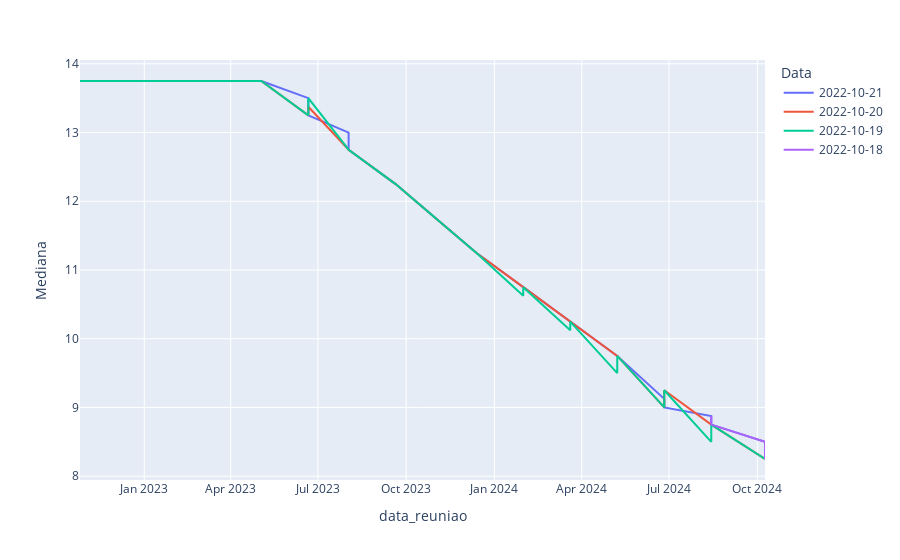

The code cell stored with this chart in its notebook:
### Code cell
# Gráfico iterativo utilizando o plotly
fig=px.line(df_selic,x='data_reuniao',y='Mediana', color='Data')
# Gerando arquivo com o resultado
# plotly.offline.plot(fig, show_link = True,filename=f'./output/IPCA_forcast.html')
fig.show()

### Figure 1 — Plotly figure (JSON) as saved in the notebook; plotly's stock layout.template omitted (floating-point values rounded to 4 significant figures)
{"data": [{"hovertemplate": "Data=2022-10-21<br>data_reuniao=%{x}<br>Mediana=%{y}<extra></extra>", "legendgroup": "2022-10-21", "line": {"color": "#636efa", "dash": "solid"}, "marker": {"symbol": "circle"}, "mode": "lines", "name": "2022-10-21", "orientation": "v", "showlegend": true, "type": "scatter", "x": ["2022-10-26", "2022-10-26", "2022-12-07", "2022-12-07", "2023-02-01", "2023-02-01", "2023-03-22", "2023-03-22", "2023-05-03", "2023-05-03", "2023-06-21", "2023-06-21", "2023-08-02", "2023-08-02", "2023-09-20", "2023-09-20", "2023-11-01", "2023-11-01", "2023-12-13", "2023-12-13", "2024-01-31", "2024-01-31", "2024-03-20", "2024-03-20", "2024-05-08", "2024-05-08", "2024-06-26", "2024-06-26", "2024-08-14", "2024-08-14", "2024-10-09", "2024-10-09"], "xaxis": "x", "y": [13.75, 13.75, 13.75, 13.75, 13.75, 13.75, 13.75, 13.75, 13.75, 13.75, 13.5, 13.25, 13, 12.75, 12.25, 12.25, 11.75, 11.75, 11.25, 11.25, 10.75, 10.75, 10.25, 10.25, 9.75, 9.75, 9.125, 9, 8.875, 8.75, 8.5, 8.25], "yaxis": "y"}, {"hovertemplate": "Data=2022-10-20<br>data_reuniao=%{x}<br>Mediana=%{y}<extra></extra>", "legendgroup": "2022-10-20", "line": {"color": "#EF553B", "dash": "solid"}, "marker": {"symbol": "circle"}, "mode": "lines", "name": "2022-10-20", "orientation": "v", "showlegend": true, "type": "scatter", "x": ["2022-10-26", "2022-10-26", "2022-12-07", "2022-12-07", "2023-02-01", "2023-02-01", "2023-03-22", "2023-03-22", "2023-05-03", "2023-05-03", "2023-06-21", "2023-06-21", "2023-08-02", "2023-08-02", "2023-09-20", "2023-09-20", "2023-11-01", "2023-11-01", "2023-12-13", "2023-12-13", "2024-01-31", "2024-01-31", "2024-03-20", "2024-03-20", "2024-05-08", "2024-05-08", "2024-06-26", "2024-06-26", "2024-08-14", "2024-08-14", "2024-10-09", "2024-10-09"], "xaxis": "x", "y": [13.75, 13.75, 13.75, 13.75, 13.75, 13.75, 13.75, 13.75, 13.75, 13.75, 13.25, 13.38, 12.75, 12.75, 12.25, 12.25, 11.75, 11.75, 11.25, 11.25, 10.75, 10.75, 10.25, 10.25, 9.75, 9.75, 9, 9.25, 8.75, 8.75, 8.25, 8.25], "yaxis": "y"}, {"hovertemplate": "Data=2022-10-19<br>data_reuniao=%{x}<br>Mediana=%{y}<extra></extra>", "legendgroup": "2022-10-19", "line": {"color": "#00cc96", "dash": "solid"}, "marker": {"symbol": "circle"}, "mode": "lines", "name": "2022-10-19", "orientation": "v", "showlegend": true, "type": "scatter", "x": ["2022-10-26", "2022-10-26", "2022-12-07", "2022-12-07", "2023-02-01", "2023-02-01", "2023-03-22", "2023-03-22", "2023-05-03", "2023-05-03", "2023-06-21", "2023-06-21", "2023-08-02", "2023-08-02", "2023-09-20", "2023-09-20", "2023-11-01", "2023-11-01", "2023-12-13", "2023-12-13", "2024-01-31", "2024-01-31", "2024-03-20", "2024-03-20", "2024-05-08", "2024-05-08", "2024-06-26", "2024-06-26", "2024-08-14", "2024-08-14", "2024-10-09", "2024-10-09"], "xaxis": "x", "y": [13.75, 13.75, 13.75, 13.75, 13.75, 13.75, 13.75, 13.75, 13.75, 13.75, 13.25, 13.5, 12.75, 12.75, 12.25, 12.25, 11.75, 11.75, 11.25, 11.25, 10.62, 10.75, 10.12, 10.25, 9.5, 9.75, 9, 9.25, 8.5, 8.75, 8.25, 8.25], "yaxis": "y"}, {"hovertemplate": "Data=2022-10-18<br>data_reuniao=%{x}<br>Mediana=%{y}<extra></extra>", "legendgroup": "2022-10-18", "line": {"color": "#ab63fa", "dash": "solid"}, "marker": {"symbol": "circle"}, "mode": "lines", "name": "2022-10-18", "orientation": "v", "showlegend": true, "type": "scatter", "x": ["2024-08-14", "2024-08-14", "2024-10-09", "2024-10-09"], "xaxis": "x", "y": [8.875, 8.75, 8.5, 8.25], "yaxis": "y"}], "layout": {"legend": {"title": {"text": "Data"}, "tracegroupgap": 0}, "margin": {"t": 60}, "xaxis": {"anchor": "y", "domain": [0, 1], "title": {"text": "data_reuniao"}}, "yaxis": {"anchor": "x", "domain": [0, 1], "title": {"text": "Mediana"}}}}
